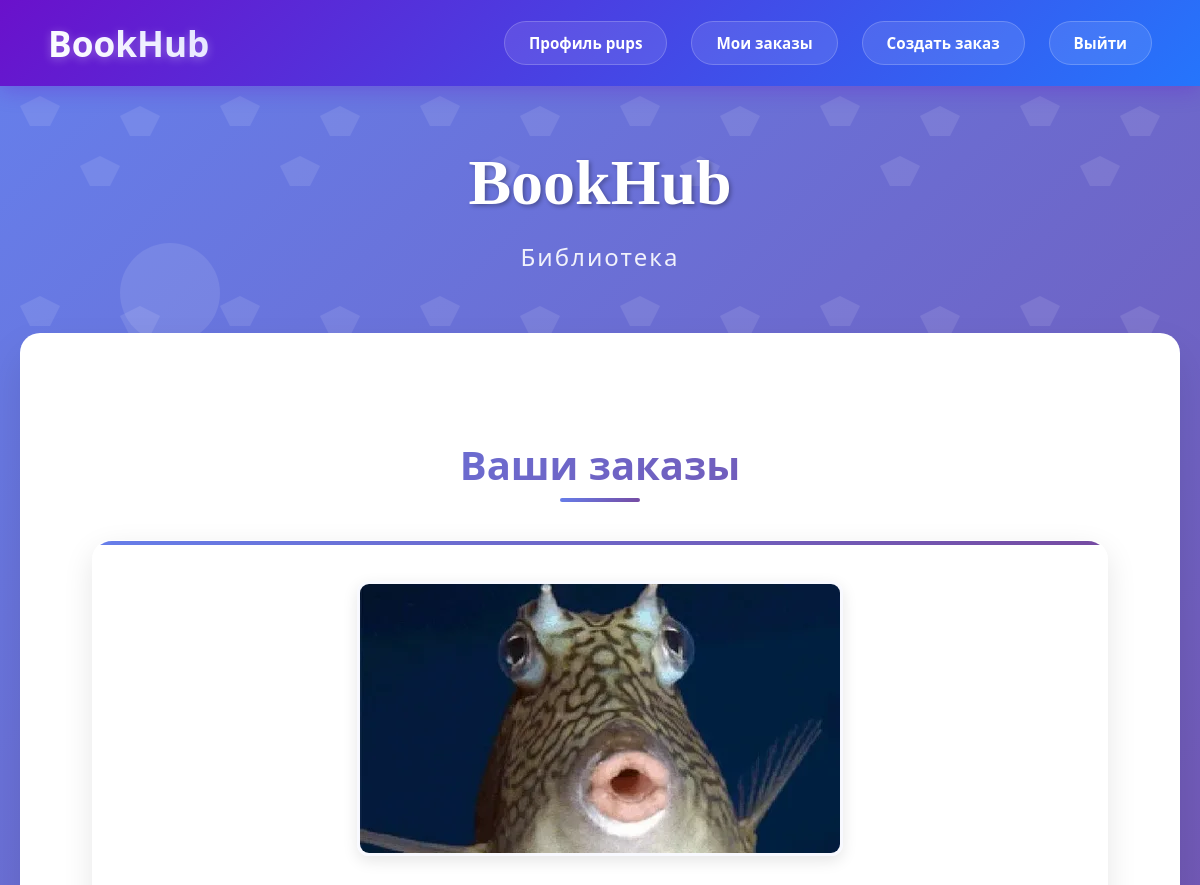
Before: /registration/ (signed in, upper part) with the older database file.
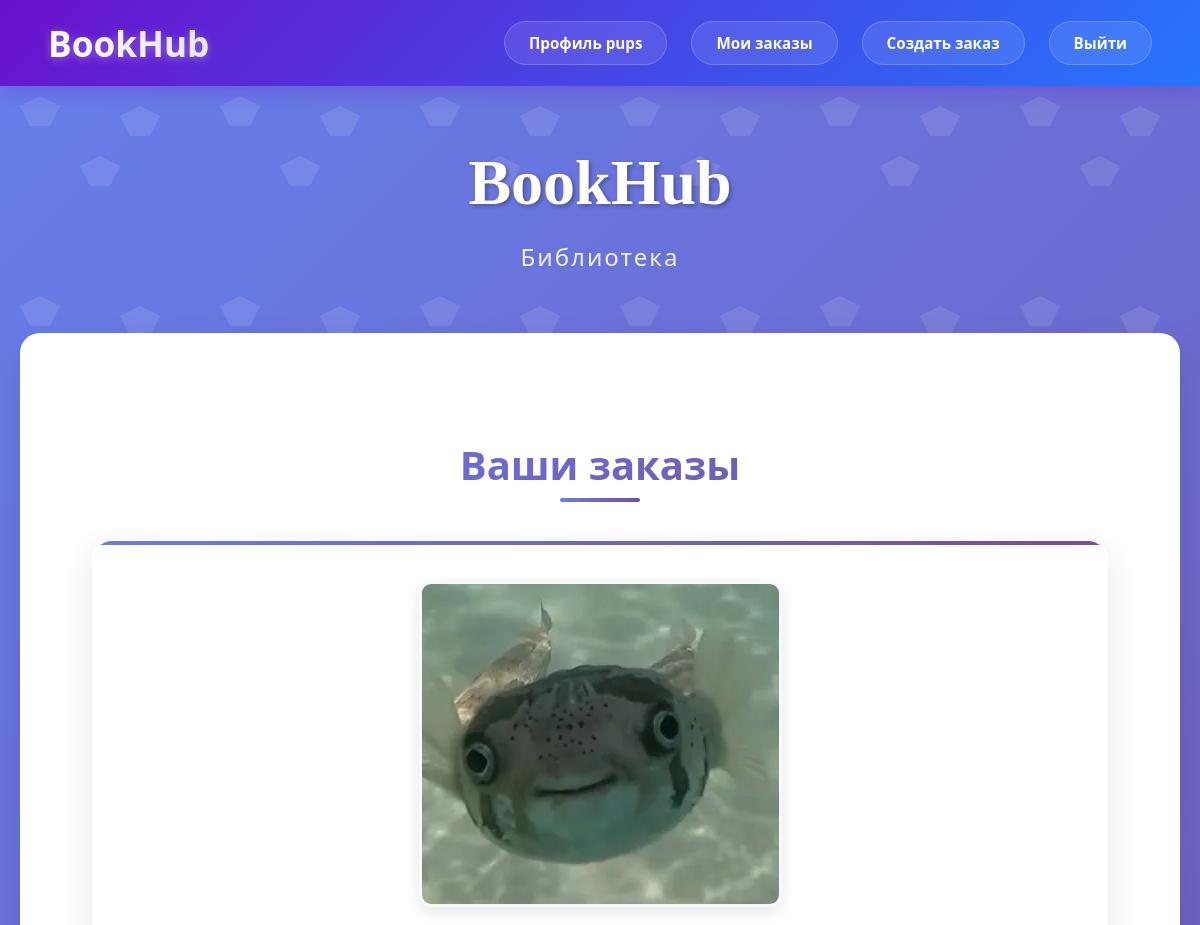
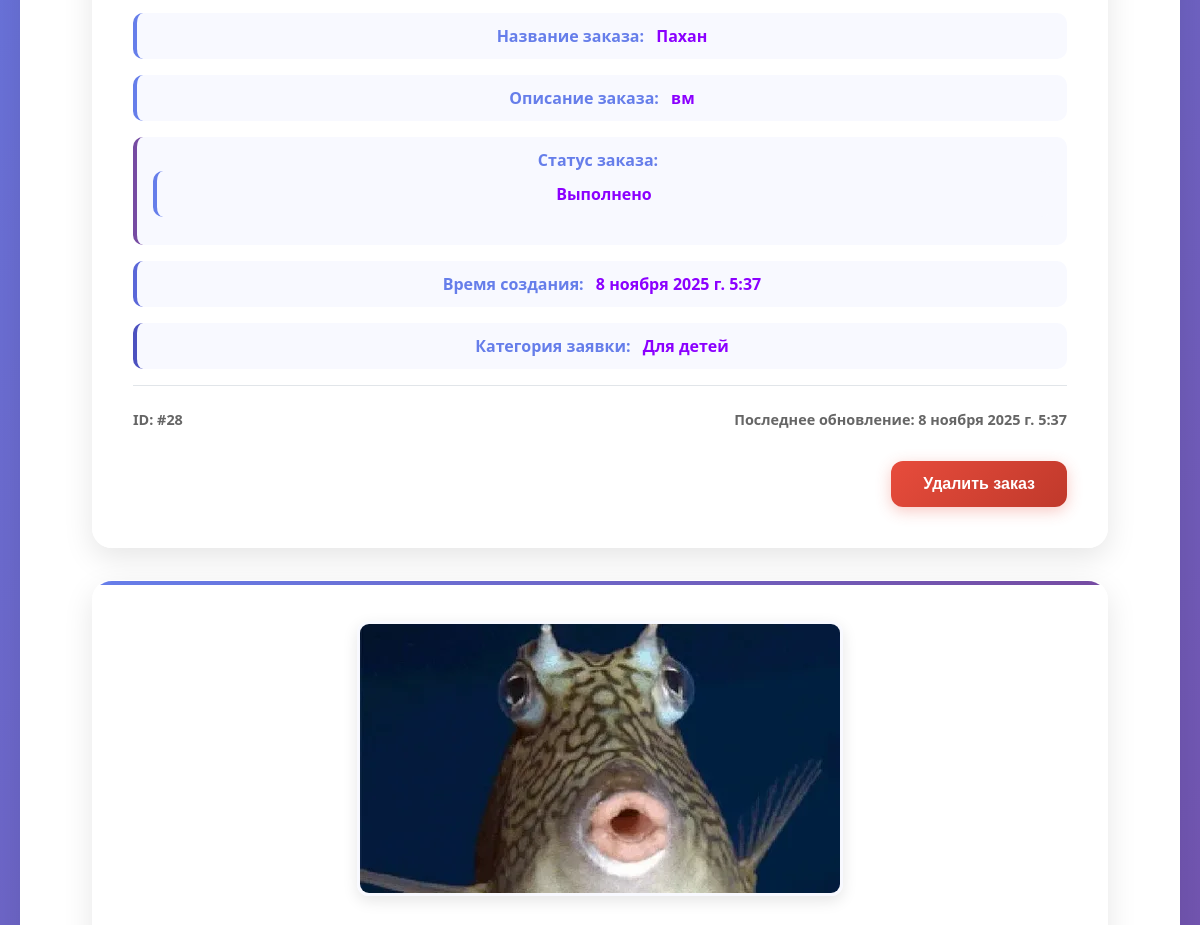
After: the same page with the newer database file (2 pictures, top to bottom).
### orders/models.py (models this page shows, shortened)
class Order(models.Model):
    class ChoicesStatus(models.TextChoices):
        NEW = 'Новая', "Новая"
        ACCEPT = 'Принято в работу', 'Принято в работу'
        DONE = 'Выполнено', 'Выполнено'
    class ChoicesDesign(models.TextChoices):
        for_children = 'Для детей', "Для детей"
        for_teenagers = 'Для подростков', 'Для подростков'
        for_students = 'Для студентов', 'Для студентов'
        for_adults = 'Для взрослых', 'Для взрослых'
        for_pensioners = 'Для пенсионеров', 'Для пенсионеров'
    title = models.CharField(max_length=100,verbose_name='Название')
    description = models.TextField(verbose_name='Описание')
    status = models.CharField(max_length=50, choices=ChoicesStatus.choices, default=ChoicesStatus.NEW, verbose_name='Статус заказа')
    photo = models.ImageField('Изображение категории', upload_to='image/', default=None, null=True)
    user = models.ForeignKey(get_user_model(), on_delete=models.CASCADE, related_name='orders')
    time_create = models.DateTimeField(auto_now_add=True, verbose_name="Время создания")
    category = models.CharField(max_length=50, choices=ChoicesDesign.choices,verbose_name='Категория книг',default=ChoicesDesign.for_children)
    objects = models.Manager()
    class Meta:
        verbose_name = 'Заказы'
        verbose_name_plural = 'Заказы'
        ordering = ['-time_create']
        indexes = [
            models.Index(fields=['-time_create'])
        ]

### design/views.py (the view)
# urls.py: path('', views.index, name='index'),  # Главная страница
def index(request):
    return render(request, 'index.html')

### orders/templatetags/order_tags.py (called while the page is built)
@register.inclusion_tag('orders/list_tags.html', takes_context=True)
def show_all_tags(context):
    user = context['request'].user
    orders = Order.objects.filter(status=Order.ChoicesStatus.DONE.value, user=user)[:4]
    accepted_count = Order.objects.filter(status=Order.ChoicesStatus.ACCEPT.value, user=user).count()
    return {
        'orders': orders,
        'accepted_count': accepted_count,
    }

### design/templates/index.html (shortened to what this page needs)
{% extends "base_generic.html" %}
{% load order_tags %}
{% load static %}
{% block content %}
<div class="design-pro-container">
    <div class="decoration-circle circle-1"></div>
    <div class="design-pro-content">
        <div class="animate-fade-in">
            <h1 class="main-title animate-float">BookHub</h1>
            <p class="main-subtitle">Библиотека</p>
        </div>
        <div class="content-section animate-fade-in" style="animation-delay: 0.3s;">
            {% if user.is_authenticated %}
                <div style="text-align: center;">
                    <h2 style="color: #8b00ff; > Ваши заказы </h2>
                    {% show_all_tags %}
            {% endif %}
{% endblock %}

### orders/templates/orders/list_tags.html (shortened to what this page needs)
{% load static %} <!DOCTYPE html>
<html lang="ru">
<head>
    <link rel="stylesheet" href="{% static 'css/style.css' %}">
</head>
<body>
  <div class="orders-container">
    <h2>Ваши заказы</h2>
    {% for order in orders %}
      <div class="order-item">
        <img src="{{ order.photo.url }}" alt="Фото">
        <span><strong>Название заказа:</strong> {{ order.title }}</span>
        <span><strong>Описание заказа:</strong> {{ order.description }}</span>
        <span><strong>Статус заказа:</strong>
          <span class="status-{{ order.status|lower }}">{{ order.status }}</span>
        </span>
        <span><strong>Время создания:</strong> {{ order.time_create }}</span>
        <span><strong>Категория заявки:</strong> {{ order.category }}</span>
        <div class="order-meta">
          <span>ID: #{{ order.pk }}</span>
          <span>Последнее обновление: {{ order.time_update|default:order.time_create }}</span>
        </div>
       <form action="{% url 'order:delete' order.pk %}" method="post"
      onsubmit="return confirm('Вы уверены, что хотите удалить этот заказ?');"
      class="delete-form">
    <button type="submit" class="delete-btn">
        Удалить заказ
    </button>
    </form>
      </div>
    {% endfor %}
  </div>
</body>
</html>

Changed rows visible on the page:
added Order: photo (picture), title "Пахан", description "вм", status "Выполнено", time_create "8 ноября 2025 г. 5:37", category "Для детей", pk "28", time_update "8 ноября 2025 г. 5:37"
